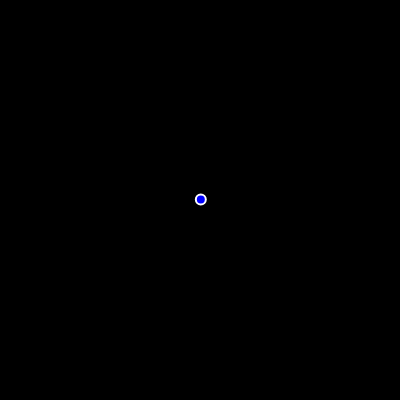
Frame 1 (no input)
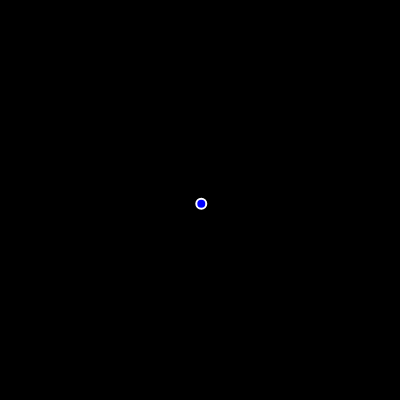
Frame 60 (no input)
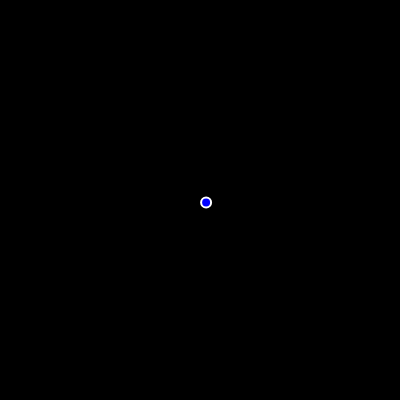
Frame 120 (the mouse pressed at the canvas centre since frame 60)

The p5.js sketch that drew these frames (run headless with seeded random() and noise() and a simulated clock; from frame 60 on, the mouse is pressed at the canvas centre):

// p5.js sketch
// ── sketch.js
// Random Walker

let walker;

function setup() {
    createCanvas(400, 400);
    walker = new Walker(width / 2, height / 2)
}

function draw() {
    background(0);
    walker.step();
    walker.show();
}
// ── walker.js
class Walker {
    constructor(x, y) {
        this.pos = createVector(x, y);
    }

    step() {
        const dir = p5.Vector.random2D()
        this.pos.add(dir)
    }

    show() {
        stroke(255);
        strokeWeight(2);
        fill(0, 0, 255);
        ellipse(this.pos.x, this.pos.y, 10, 10);
    }
}
